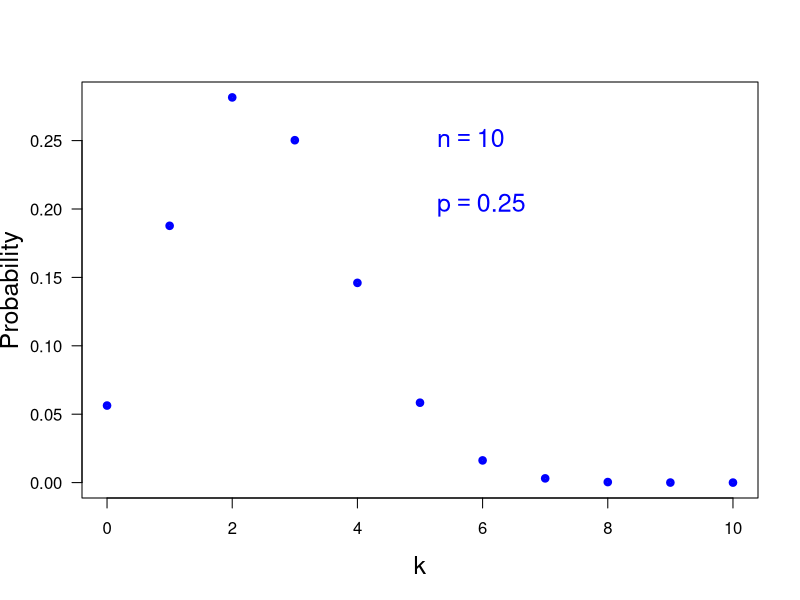

Here is the R script that generated this plot:
print('file: PDsPDFsBinomPD10n.R')
# binomial distribution
n = 10; k = seq(0,n); p = 0.25; pk = dbinom(x=k,size=n,prob=p)
# png('Binom160817.png',width=16,height=16,units='cm',res=300)
plot(k,pk,type='p',lwd=4,col='blue',xlab='k',ylab='Probability',las=1,cex=0.6,cex.lab=1.5)
text(5,0.25,bquote(~n == .(n)),col='blue',cex=1.5,pos=4)
text(5,0.2,bquote(~p == .(p)),col='blue',cex=1.5,pos=4)
# dev.off()
